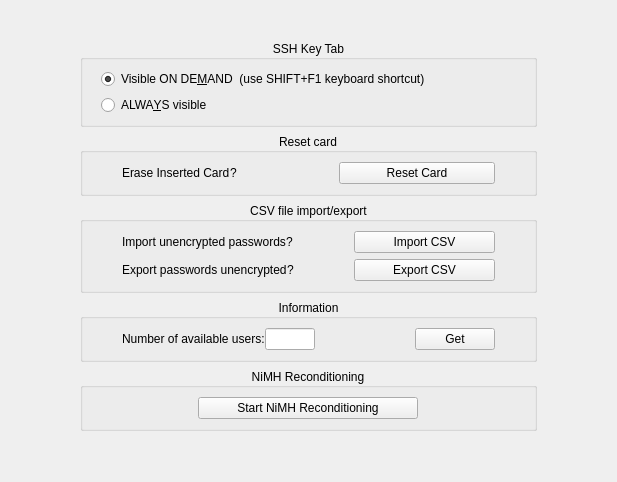
      <widget class="QWidget" name="pageAdvanced">
       <layout class="QGridLayout" name="gridLayout">
        <property name="leftMargin">
         <number>80</number>
        </property>
        <property name="topMargin">
         <number>40</number>
        </property>
        <property name="rightMargin">
         <number>80</number>
        </property>
        <item row="2" column="0">
         <widget class="QGroupBox" name="groupBox_CSV">
          <property name="title">
           <string>CSV file import/export</string>
          </property>
          <property name="alignment">
           <set>Qt::AlignCenter</set>
          </property>
          <layout class="QVBoxLayout" name="verticalLayout_28">
           <item>
            <layout class="QGridLayout" name="gridLayout_4">
             <property name="leftMargin">
              <number>30</number>
             </property>
             <property name="rightMargin">
              <number>30</number>
             </property>
             <property name="horizontalSpacing">
              <number>60</number>
             </property>
             <item row="0" column="0">
              <layout class="QHBoxLayout" name="horizontalLayout_41">
               <item>
                <widget class="QLabel" name="label_10">
                 <property name="text">
                  <string>Import unencrypted passwords</string>
                 </property>
                </widget>
               </item>
               <item>
                <widget class="QLabel" name="label_ImportCSVHelp">
                 <property name="text">
                  <string>?</string>
                 </property>
                </widget>
               </item>
              </layout>
             </item>
             <item row="0" column="1">
              <widget class="QPushButton" name="pushButtonImportCSV">
               <property name="text">
                <string>Import CSV</string>
               </property>
              </widget>
             </item>
             <item row="1" column="0">
              <layout class="QHBoxLayout" name="horizontalLayout_42">
               <item>
                <widget class="QLabel" name="label_ExportCSV">
                 <property name="text">
                  <string>Export passwords unencrypted</string>
                 </property>
                </widget>
               </item>
               <item>
                <widget class="QLabel" name="label_ExportCSVHelp">
                 <property name="text">
                  <string>?</string>
                 </property>
                </widget>
               </item>
              </layout>
             </item>
             <item row="1" column="1">
              <widget class="QPushButton" name="pushButtonExportCSV">
               <property name="text">
                <string>Export CSV</string>
               </property>
              </widget>
             </item>
            </layout>
           </item>
          </layout>
         </widget>
        </item>
        <item row="5" column="0">
         <spacer name="verticalSpacer_18">
          <property name="orientation">
           <enum>Qt::Vertical</enum>
          </property>
          <property name="sizeHint" stdset="0">
           <size>
            <width>20</width>
            <height>40</height>
           </size>
          </property>
         </spacer>
        </item>
        <item row="0" column="0">
         <widget class="QGroupBox" name="groupBox_SSH">
          <property name="maximumSize">
           <size>
            <width>600</width>
            <height>16777215</height>
           </size>
          </property>
          <property name="title">
           <string>SSH Key Tab</string>
          </property>
          <property name="alignment">
           <set>Qt::AlignCenter</set>
          </property>
          <layout class="QVBoxLayout" name="verticalLayout_24">
           <property name="leftMargin">
            <number>18</number>
           </property>
           <item>
            <widget class="QRadioButton" name="radioButtonSSHTabOnDemand">
             <property name="text">
              <string>Visible ON DE&amp;MAND  (use SHIFT+F1 keyboard shortcut)</string>
             </property>
             <property name="checked">
              <bool>true</bool>
             </property>
            </widget>
           </item>
           <item>
            <widget class="QRadioButton" name="radioButtonSSHTabAlways">
             <property name="text">
              <string>ALWA&amp;YS visible</string>
             </property>
            </widget>
           </item>
          </layout>
         </widget>
        </item>
        <item row="3" column="0">
         <widget class="QGroupBox" name="groupBox_Information">
          <property name="title">
           <string>Information</string>
          </property>
          <property name="alignment">
           <set>Qt::AlignCenter</set>
          </property>
          <layout class="QVBoxLayout" name="verticalLayout_29">
           <item>
            <layout class="QGridLayout" name="gridLayout_5" rowstretch="0">
             <property name="leftMargin">
              <number>30</number>
             </property>
             <property name="rightMargin">
              <number>30</number>
             </property>
             <property name="horizontalSpacing">
              <number>60</number>
             </property>
             <property name="verticalSpacing">
              <number>30</number>
             </property>
             <item row="0" column="2">
              <widget class="QPushButton" name="pushButtonGetAvailableUsers">
               <property name="text">
                <string>Get</string>
               </property>
              </widget>
             </item>
             <item row="0" column="0">
              <layout class="QHBoxLayout" name="horizontalLayout_49">
               <item>
                <widget class="QLabel" name="label_AvailableUsers">
                 <property name="sizePolicy">
                  <sizepolicy hsizetype="Minimum" vsizetype="Minimum">
                   <horstretch>0</horstretch>
                   <verstretch>0</verstretch>
                  </sizepolicy>
                 </property>
                 <property name="maximumSize">
                  <size>
                   <width>16777215</width>
                   <height>16777215</height>
                  </size>
                 </property>
                 <property name="text">
                  <string>Number of available users:</string>
                 </property>
                </widget>
               </item>
               <item>
                <widget class="QLineEdit" name="lineEdit_AvailableUsers">
                 <property name="sizePolicy">
                  <sizepolicy hsizetype="Minimum" vsizetype="Minimum">
                   <horstretch>0</horstretch>
                   <verstretch>0</verstretch>
                  </sizepolicy>
                 </property>
                 <property name="minimumSize">
                  <size>
                   <width>0</width>
                   <height>0</height>
                  </size>
                 </property>
                 <property name="maximumSize">
                  <size>
                   <width>50</width>
                   <height>25</height>
                  </size>
                 </property>
                 <property name="alignment">
                  <set>Qt::AlignCenter</set>
                 </property>
                 <property name="readOnly">
                  <bool>true</bool>
                 </property>
                </widget>
               </item>
               <item>
                <spacer name="horizontalSpacer_46">
                 <property name="orientation">
                  <enum>Qt::Horizontal</enum>
                 </property>
                 <property name="sizeType">
                  <enum>QSizePolicy::Preferred</enum>
                 </property>
                 <property name="sizeHint" stdset="0">
                  <size>
                   <width>40</width>
                   <height>20</height>
                  </size>
                 </property>
                </spacer>
               </item>
              </layout>
             </item>
            </layout>
           </item>
          </layout>
         </widget>
        </item>
        <item row="1" column="0">
         <widget class="QGroupBox" name="groupBox_ResetCard">
          <property name="title">
           <string>Reset card</string>
          </property>
          <property name="alignment">
           <set>Qt::AlignCenter</set>
          </property>
          <layout class="QVBoxLayout" name="verticalLayout_26">
           <item>
            <layout class="QGridLayout" name="gridLayout_3">
             <property name="sizeConstraint">
              <enum>QLayout::SetNoConstraint</enum>
             </property>
             <property name="leftMargin">
              <number>30</number>
             </property>
             <property name="topMargin">
              <number>0</number>
             </property>
             <property name="rightMargin">
              <number>30</number>
             </property>
             <property name="bottomMargin">
              <number>0</number>
             </property>
             <property name="horizontalSpacing">
              <number>60</number>
             </property>
             <property name="verticalSpacing">
              <number>30</number>
             </property>
             <item row="0" column="0">
              <layout class="QHBoxLayout" name="horizontalLayout_39">
               <item>
                <widget class="QLabel" name="label_6">
                 <property name="text">
                  <string>Erase Inserted Card</string>
                 </property>
                 <property name="wordWrap">
                  <bool>true</bool>
                 </property>
                </widget>
               </item>
               <item>
                <widget class="QLabel" name="label_resetCardHelp">
                 <property name="text">
                  <string>?</string>
                 </property>
                </widget>
               </item>
              </layout>
             </item>
             <item row="0" column="1">
              <widget class="QPushButton" name="pushButtonResetCard">
               <property name="text">
                <string>Reset Card</string>
               </property>
              </widget>
             </item>
            </layout>
           </item>
          </layout>
         </widget>
        </item>
        <item row="4" column="0">
         <widget class="QGroupBox" name="groupBoxNiMHRecondition">
          <property name="title">
           <string>NiMH Reconditioning</string>
          </property>
          <property name="alignment">
           <set>Qt::AlignCenter</set>
          </property>
          <layout class="QVBoxLayout" name="verticalLayout_16">
           <item>
            <layout class="QHBoxLayout" name="horizontalLayout_58">
             <item>
              <widget class="QPushButton" name="pushButtonNiMHRecondition">
               <property name="maximumSize">
                <size>
                 <width>220</width>
                 <height>16777215</height>
                </size>
               </property>
               <property name="text">
                <string>Start NiMH Reconditioning</string>
               </property>
              </widget>
             </item>
            </layout>
           </item>
          </layout>
         </widget>
        </item>
       </layout>
      </widget>
